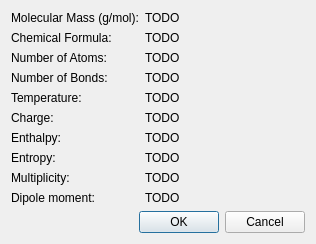
<?xml version="1.0" encoding="UTF-8"?>
<ui version="4.0">
 <class>Avogadro::QtPlugins::GeneralPropertiesDialog</class>
 <widget class="QDialog" name="Avogadro::QtPlugins::GeneralPropertiesDialog">
  <property name="geometry">
   <rect>
    <x>0</x>
    <y>0</y>
    <width>316</width>
    <height>107</height>
   </rect>
  </property>
  <property name="windowTitle">
   <string>General attributes</string>
  </property>
  <layout class="QVBoxLayout" name="verticalLayout">
   <item>
    <layout class="QFormLayout" name="formLayout">
     <property name="fieldGrowthPolicy">
      <enum>QFormLayout::ExpandingFieldsGrow</enum>
     </property>
     <item row="0" column="0">
      <widget class="QLabel" name="label_4">
       <property name="text">
        <string>Molecular Mass (g/mol):</string>
       </property>
      </widget>
     </item>
     <item row="0" column="1">
      <widget class="QLabel" name="molMassLabel">
       <property name="text">
        <string>TODO</string>
       </property>
      </widget>
     </item>
     <item row="1" column="0">
      <widget class="QLabel" name="label_2">
       <property name="text">
        <string>Chemical Formula:</string>
       </property>
      </widget>
     </item>
     <item row="1" column="1">
      <widget class="QLabel" name="formulaLabel">
       <property name="text">
        <string>TODO</string>
       </property>
      </widget>
     </item>
     <item row="2" column="0">
      <widget class="QLabel" name="label_7">
       <property name="text">
        <string>Number of Atoms:</string>
       </property>
      </widget>
     </item>
     <item row="2" column="1">
      <widget class="QLabel" name="atomCountLabel">
       <property name="text">
        <string>TODO</string>
       </property>
      </widget>
     </item>
     <item row="3" column="0">
      <widget class="QLabel" name="label_8">
       <property name="text">
        <string>Number of Bonds:</string>
       </property>
      </widget>
     </item>
     <item row="3" column="1">
      <widget class="QLabel" name="bondCountLabel">
       <property name="text">
        <string>TODO</string>
       </property>
      </widget>
     </item>
     <item row="4" column="0">
      <widget class="QLabel" name="label_9">
       <property name="text">
        <string>Temperature:</string>
       </property>
      </widget>
     </item>
     <item row="4" column="1">
      <widget class="QLabel" name="temperatureLabel">
       <property name="text">
        <string>TODO</string>
       </property>
      </widget>
     </item>
     <item row="5" column="0">
      <widget class="QLabel" name="label_10">
       <property name="text">
        <string>Charge:</string>
       </property>
      </widget>
     </item>
     <item row="5" column="1">
      <widget class="QLabel" name="chargeLabel">
       <property name="text">
        <string>TODO</string>
       </property>
      </widget>
     </item>
     <item row="6" column="0">
      <widget class="QLabel" name="label_11">
       <property name="text">
        <string>Enthalpy:</string>
       </property>
      </widget>
     </item>
     <item row="6" column="1">
      <widget class="QLabel" name="enthalpyLabel">
       <property name="text">
        <string>TODO</string>
       </property>
      </widget>
     </item>
     <item row="7" column="0">
      <widget class="QLabel" name="label_12">
       <property name="text">
        <string>Entropy:</string>
       </property>
      </widget>
     </item>
     <item row="7" column="1">
      <widget class="QLabel" name="entropyLabel">
       <property name="text">
        <string>TODO</string>
       </property>
      </widget>
     </item>
     <item row="8" column="0">
      <widget class="QLabel" name="label_13">
       <property name="text">
        <string>Multiplicity:</string>
       </property>
      </widget>
     </item>
     <item row="8" column="1">
      <widget class="QLabel" name="multiplicityLabel">
       <property name="text">
        <string>TODO</string>
       </property>
      </widget>
     </item>
     <item row="9" column="0">
      <widget class="QLabel" name="label_14">
       <property name="text">
        <string>Dipole moment:</string>
       </property>
      </widget>
     </item>
     <item row="9" column="1">
      <widget class="QLabel" name="dipoleMomentLabel">
       <property name="text">
        <string>TODO</string>
       </property>
      </widget>
     </item>
    </layout>
   </item>
   <item>
    <widget class="QDialogButtonBox" name="buttonBox">
     <property name="orientation">
      <enum>Qt::Horizontal</enum>
     </property>
     <property name="standardButtons">
      <set>QDialogButtonBox::Cancel|QDialogButtonBox::Ok</set>
     </property>
    </widget>
   </item>
  </layout>
 </widget>
 <resources/>
 <connections>
  <connection>
   <sender>buttonBox</sender>
   <signal>accepted()</signal>
   <receiver>Avogadro::QtPlugins::GeneralPropertiesDialog</receiver>
   <slot>accept()</slot>
   <hints>
    <hint type="sourcelabel">
     <x>248</x>
     <y>254</y>
    </hint>
    <hint type="destinationlabel">
     <x>157</x>
     <y>274</y>
    </hint>
   </hints>
  </connection>
  <connection>
   <sender>buttonBox</sender>
   <signal>rejected()</signal>
   <receiver>Avogadro::QtPlugins::GeneralPropertiesDialog</receiver>
   <slot>reject()</slot>
   <hints>
    <hint type="sourcelabel">
     <x>316</x>
     <y>260</y>
    </hint>
    <hint type="destinationlabel">
     <x>286</x>
     <y>274</y>
    </hint>
   </hints>
  </connection>
 </connections>
</ui>
